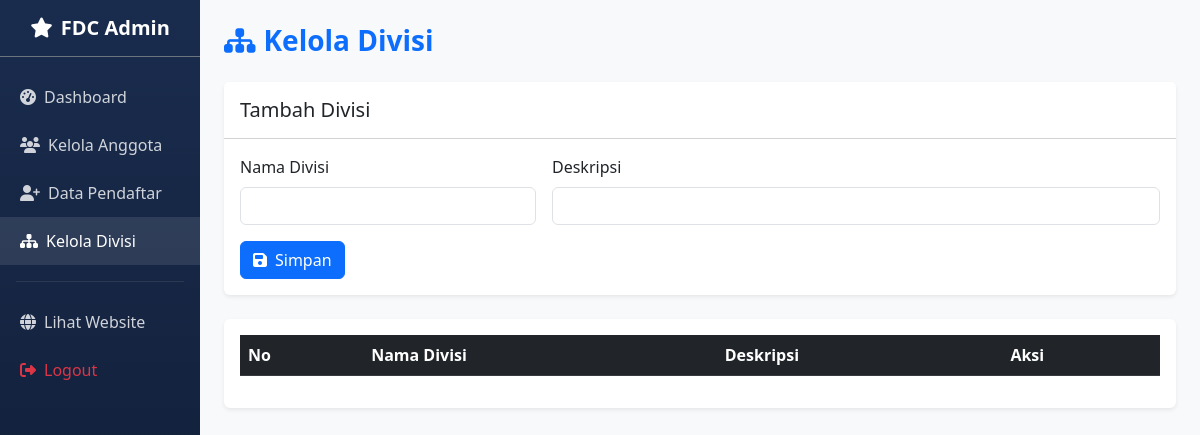
Page /admin/divisi.php (signed in) on the earlier database version.
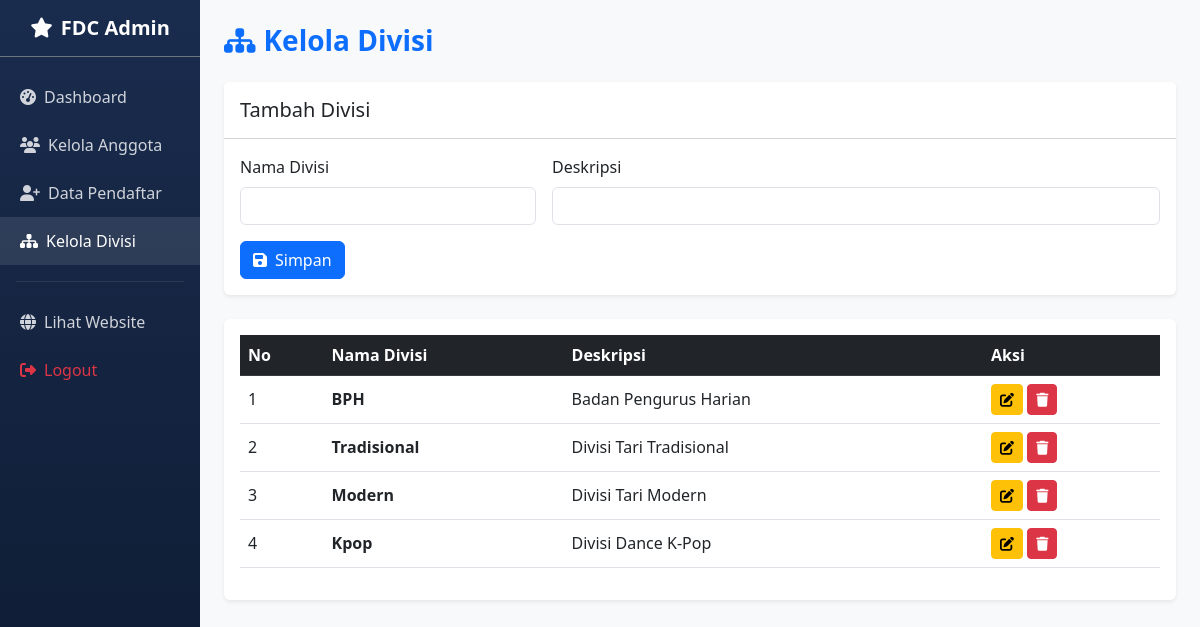
Same page on the later database version.
### tables this page shows
CREATE TABLE `tabel_divisi` (
  `id` int(11) NOT NULL AUTO_INCREMENT,
  `nama_divisi` varchar(100) NOT NULL,
  `deskripsi` text DEFAULT NULL,
  PRIMARY KEY (`id`)
);

### admin/divisi.php (the view, shortened to what this page needs)
<?php
include '../includes/db.php';
$edit_data = null;
$divisi_list = $pdo->query("SELECT * FROM tabel_divisi ORDER BY id ASC")->fetchAll();
?>
<!DOCTYPE html>
<html lang="id">
<head>
    <link href="https://cdn.jsdelivr.net/npm/bootstrap@5.3.0/dist/css/bootstrap.min.css" rel="stylesheet">
    <link rel="stylesheet" href="https://cdnjs.cloudflare.com/ajax/libs/font-awesome/6.4.0/css/all.min.css">
</head>
<body>
<div class="container-fluid">
    <div class="row">
        <?php include 'includes/sidebar.php'; ?>
        <main class="col-md-9 col-lg-10 px-4 py-4">
            <h1 class="h3 fw-bold text-primary mb-4"><i class="fa-solid fa-sitemap me-2"></i>Kelola Divisi</h1>
            <div class="card shadow-sm border-0 mb-4">
                <div class="card-header bg-white py-3"><h5 class="mb-0"><?= $edit_data ? 'Edit' : 'Tambah' ?> Divisi</h5></div>
                <div class="card-body">
                    <form method="POST">
                        <div class="row g-3">
                            <div class="col-md-4">
                                <label class="form-label">Nama Divisi</label>
                                <input type="text" name="nama_divisi" class="form-control" value="<?= $edit_data['nama_divisi'] ?? '' ?>" required>
                            </div>
                            <div class="col-md-8">
                                <label class="form-label">Deskripsi</label>
                                <input type="text" name="deskripsi" class="form-control" value="<?= $edit_data['deskripsi'] ?? '' ?>">
                            </div>
                        </div>
                        <div class="mt-3">
                            <button type="submit" class="btn btn-primary"><i class="fa-solid fa-save me-2"></i>Simpan</button>
                        </div>
                    </form>
                </div>
            </div>
            <div class="card shadow-sm border-0">
                <div class="card-body">
                    <table class="table table-hover align-middle">
                        <thead class="table-dark">
                            <tr><th>No</th><th>Nama Divisi</th><th>Deskripsi</th><th>Aksi</th></tr>
                        </thead>
                        <tbody>
                            <?php $no=1; foreach($divisi_list as $row): ?>
                            <tr>
                                <td><?= $no++ ?></td>
                                <td class="fw-bold"><?= htmlspecialchars($row['nama_divisi']) ?></td>
                                <td><?= htmlspecialchars($row['deskripsi']) ?></td>
                                <td>
                                    <a href="?edit=<?= $row['id'] ?>" class="btn btn-sm btn-warning"><i class="fa-solid fa-edit"></i></a>
                                    <a href="?hapus=<?= $row['id'] ?>" class="btn btn-sm btn-danger" onclick="return confirm('Hapus divisi ini?')"><i class="fa-solid fa-trash"></i></a>
                                </td>
                            </tr>
                            <?php endforeach; ?>
                        </tbody>
                    </table>
                </div>
            </div>
        </main>
    </div>
</div>
</body>
</html>

Differences in the rows shown:
added tabel_divisi: nama_divisi "BPH", deskripsi "Badan Pengurus Harian"
added tabel_divisi: nama_divisi "Tradisional", deskripsi "Divisi Tari Tradisional"
added tabel_divisi: nama_divisi "Modern", deskripsi "Divisi Tari Modern"
added tabel_divisi: nama_divisi "Kpop", deskripsi "Divisi Dance K-Pop"
